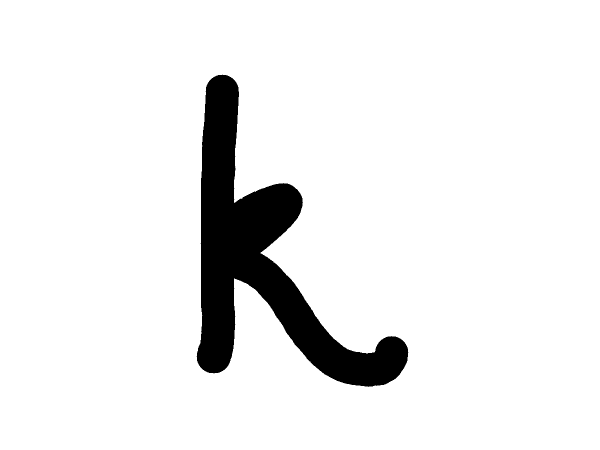
#> input picture TestImages/image_k.png, 1200 x 900 px (shown at 1/2 size)
$ python __main__.py   (older library calls are emulated)
#> lines starting #> are read from the running program, lines starting #| are printed output that depends on the picture; after the words box and inside, x2 and y2 are one past the last pixel; in counts of white or black regions, pixels touching at a corner belong together
#> in readImage, `return cv2.imread(file_loc, cv2.IMREAD_GRAYSCALE)`: returned value: shape (900, 1200); 92.4% white; 1 black region, box (x1, y1, x2, y2) and area: (393, 149, 817, 774) 82262
### feature_extractor.py
import cv2
import os

GRID_SIZE = 8

def getFeaturesOf(img):
	"""
	Returns a list of values representing input for a neural net
	"""
	reduced_img = cv2.resize(cropCharFromImage(img), (GRID_SIZE, GRID_SIZE), fx=0, fy=0, interpolation=cv2.INTER_AREA)
	return reduced_img.ravel()

def showFeaturesOf(img):
	"""
	Shows a visual of the features of an image
	"""
	reduced_img = cv2.resize(cropCharFromImage(img), (GRID_SIZE, GRID_SIZE), fx=0, fy=0, interpolation=cv2.INTER_AREA)
	blown_up = cv2.resize(src=reduced_img, dsize=(500, 500), interpolation=cv2.INTER_NEAREST)
	showImage(blown_up)

def cropCharFromImage(img):
	"""
	Crops an image so that only the char is left
	"""

	# Add a small white border to the image
	img = cv2.copyMakeBorder(src=img, top=1, left=1, bottom=1, right=1, borderType=cv2.BORDER_CONSTANT, value=(255, 255, 255))
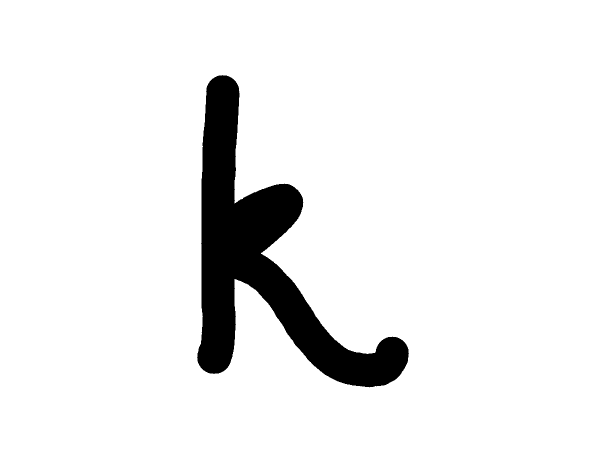
#> img: shape (902, 1202) (shown at 1/2 size); 92.4% white; 1 black region

	# Find contours
	ret,thresh = cv2.threshold(img, 127, 255, 0)
	img2,contours,hierarchy = cv2.findContours(thresh, 1, 2)
#> contours = 2 contours; box (x1, y1, x2, y2) and area: (0, 0, 1202, 902) 1082101, (393, 149, 819, 776) 83328

	# Get best fit rectangle of character
	img_size = (len(img[0]), len(img))
#> img_size = (1202, 902)

	x, y, w, h = getCombinedRect(contours, img_size)
	return img[y:(y + h), x:(x + w)]

def getCombinedRect(contours, img_size):
	"""
	Given contours, finds combined rectangle for bounding
	img_size is a tuple (w, h) of the original image
	"""
#> called with img_size = (1202, 902)
	rects = [cv2.boundingRect(c) for c in contours]
#> rects = [(393, 149, 426, 627), (0, 0, 1202, 902)]
	# filter through, getting only the significant rects
	isGoodBoxes = [r for r in rects if isGoodBox(r, img_size)]
#> isGoodBoxes = [(393, 149, 426, 627)]
	# now, with the good boxes, find the most top-left and bottom-right corners
	lefts = [r[0] for r in isGoodBoxes]
#> lefts = [393]
	leftmost = min(lefts)
#> leftmost = 393

	rights = [r[0] + r[2] for r in isGoodBoxes]
#> rights = [819]
	rightmost = max(rights)
#> rightmost = 819

	tops = [r[1] for r in isGoodBoxes]
#> tops = [149]
	topmost = min(tops)
#> topmost = 149

	bottoms = [r[1] + r[3] for r in isGoodBoxes]
#> bottoms = [776]
	bottommost = max(bottoms)
#> bottommost = 776

	return (leftmost, topmost, rightmost - leftmost,  bottommost - topmost)

def isGoodBox(box, img_size):
	"""
	Decides if the given box (x, y, w, h) is a good bounding
	box based on its size
	"""
	x,y,w,h = box
	if w == img_size[0] and h == img_size[1]:
		# the bounding box is of the entire image
		return False
	elif w * h <= img_size[0] * img_size[1] / 100.0:
		return False
	else:
		return True

# [18 lines left out: functions loopThroughImages, showBoundedImage, not called in this run]

def showImage(img):
	"""
	Show an image
	"""
	cv2.imshow('Test Window', img)
	cv2.waitKey(0)

def readImage(file_loc):
	return cv2.imread(file_loc, cv2.IMREAD_GRAYSCALE)

### __main__.py
import feature_extractor as fe

# Test code
test_image = fe.readImage('TestImages/image_k.png')
print(fe.getFeaturesOf(test_image))
#> in cropCharFromImage, `x, y, w, h = getCombinedRect(contours, img_size)`: x = 393; y = 149; w = 426; h = 627
#> in cropCharFromImage, `return img[y:(y + h), x:(x + w)]`:
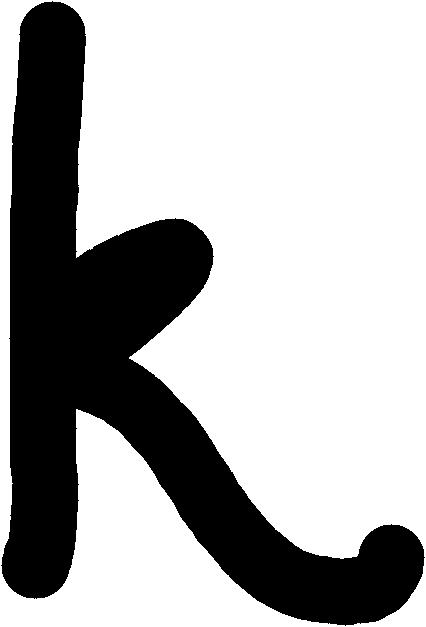
#> returned value: shape (627, 426); 69.2% white; 1 black region, box (x1, y1, x2, y2) and area: (1, 1, 425, 626) 82262
#| [109 120 255 255 255 255 255 255  69 121 255 255 255 255 255 255  53 139
#|  235 219 255 255 255 255  48  25   2  41 255 255 255 255  48   0  43 238
#|  255 255 255 255  48 103  74  58 240 255 255 255  50 140 252  86  57 227
#|  246 195 115 214 255 253 137  40  31  78]
fe.showFeaturesOf(test_image)
#> in showFeaturesOf, `blown_up = cv2.resize(src=reduced_img, dsize=(500, 500), interpolation..`:
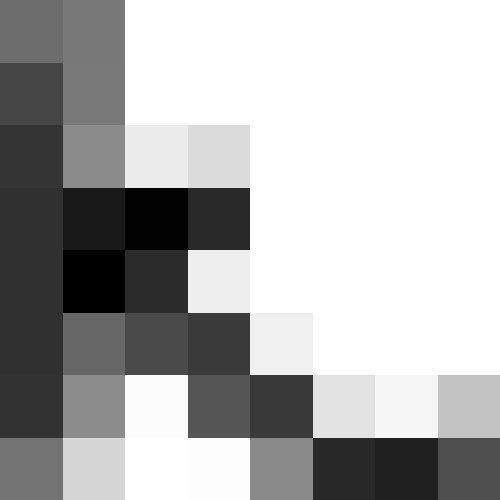
#> blown_up: shape (500, 500); min 0, max 255, mean 176.5
